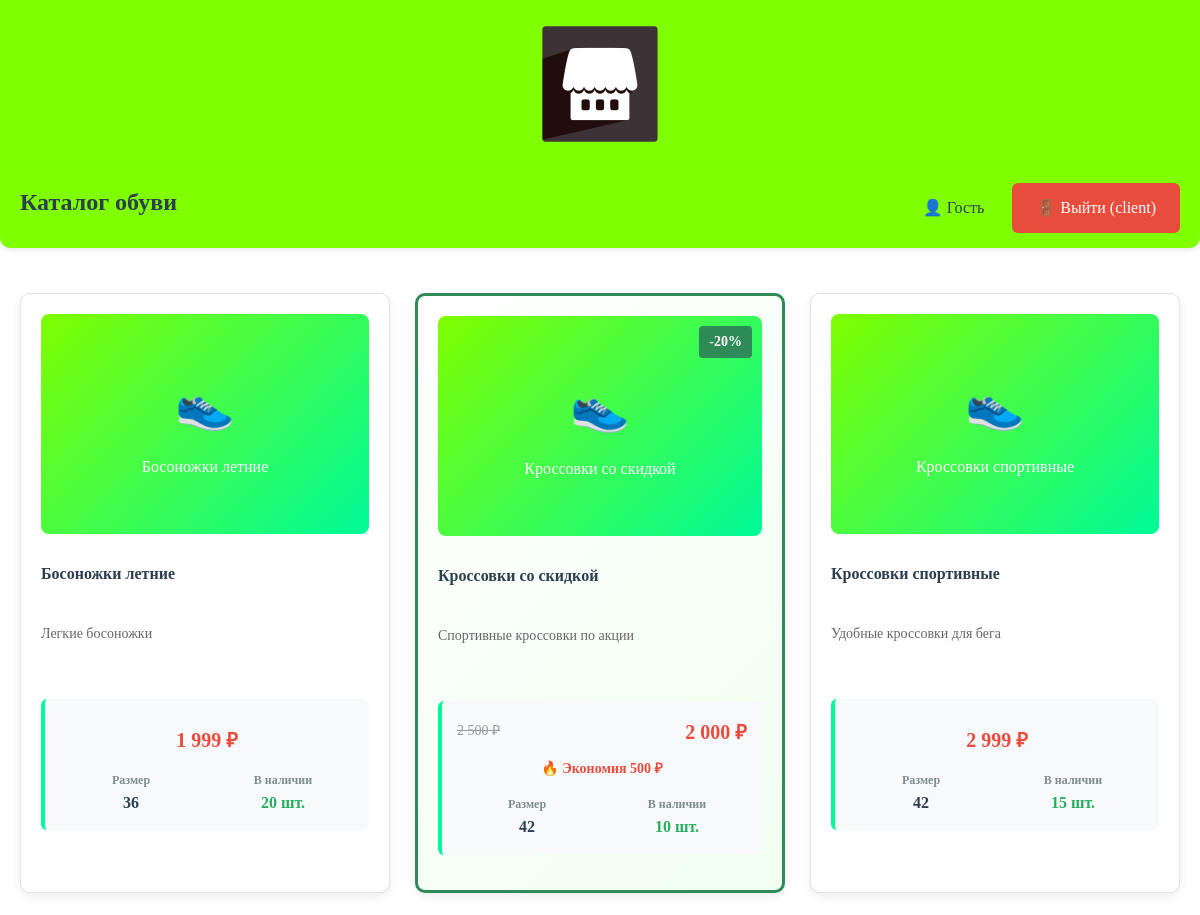
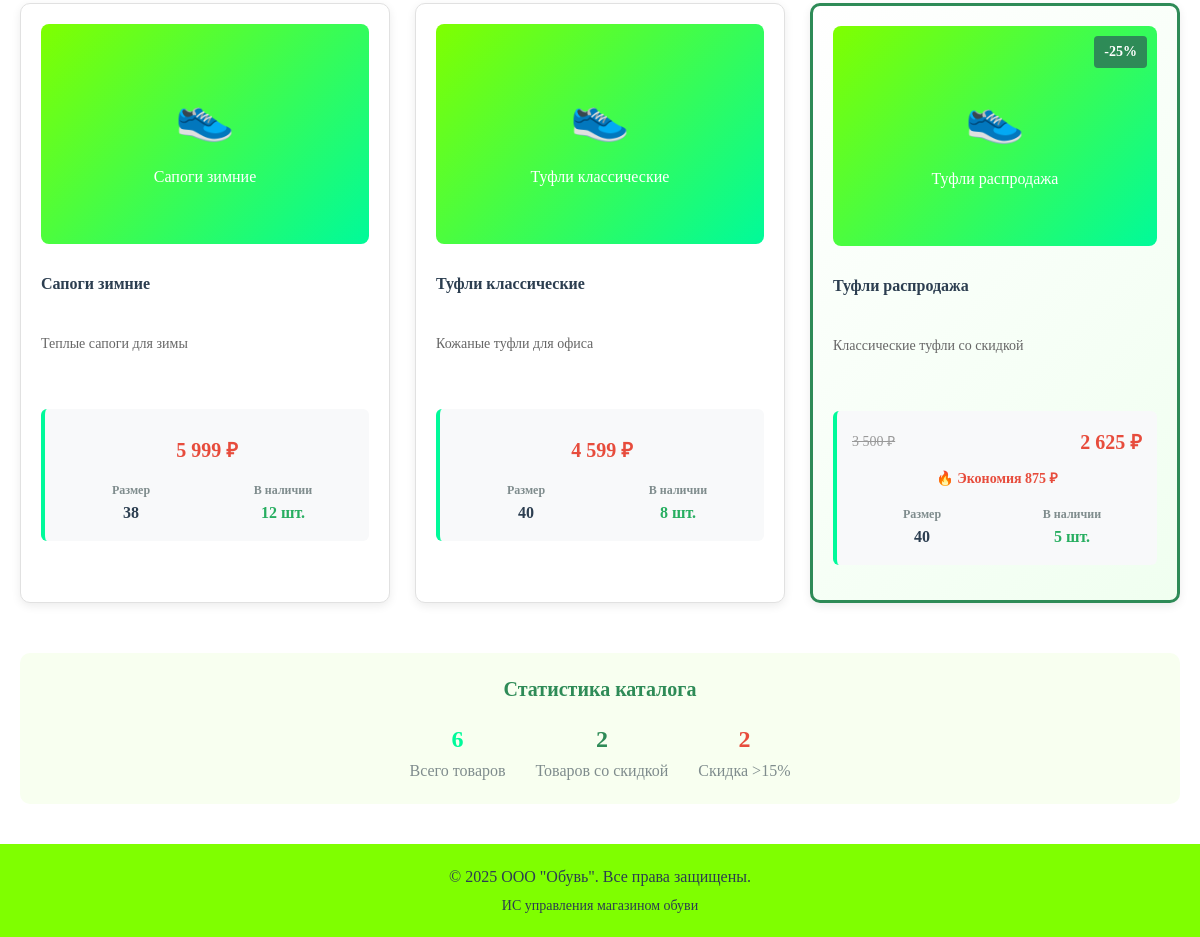
Page /obuv_shop/products.php (signed in) on the committed database (2 pictures, top to bottom).
### tables this page shows
CREATE TABLE `products` (
  `id` int(11) NOT NULL,
  `name` varchar(255) NOT NULL,
  `description` text,
  `price` decimal(10,2) NOT NULL,
  `size` int(11) DEFAULT NULL,
  `quantity` int(11) DEFAULT '0',
  `image_path` varchar(255) DEFAULT NULL,
  `discount` int(11) DEFAULT '0'
);

### obuv_shop/products.php (the view, shortened to what this page needs)
<?php
include 'config.php';
$is_guest = isset($_GET['guest']) && $_GET['guest'] == 'true';
$user_role = $is_guest ? 'guest' : ($_SESSION['role'] ?? 'guest');
$sql = "SELECT * FROM products WHERE 1=1";
$params = [];
if ($user_role == 'manager' || $user_role == 'admin') {
    $sort = $_GET['sort'] ?? 'name_asc';
    switch ($sort) {
        case 'name_desc': $sql .= " ORDER BY name DESC"; break;
        case 'price_asc': $sql .= " ORDER BY price ASC"; break;
        case 'price_desc': $sql .= " ORDER BY price DESC"; break;
        default: $sql .= " ORDER BY name ASC"; break;
    }
} else {
    $sql .= " ORDER BY name ASC";
}
$stmt = $pdo->prepare($sql);
$stmt->execute($params);
$products = $stmt->fetchAll();
?>
<!DOCTYPE html>
<html lang="ru">
<head>
    <link rel="stylesheet" href="style.css">
</head>
<body>
    <div class="header">
        <img src="images/logo.png" alt="ООО Обувь" class="logo" onerror="this.style.display='none'; document.getElementById('logo-text').style.display='block';">
    </div>
    <div class="nav">
        <?php if ($is_guest || $user_role == 'client'): ?>
            <h2>Каталог обуви</h2>
        <?php elseif ($user_role == 'manager'): ?>
            <h2>Панель менеджера - Каталог обуви</h2>
        <?php elseif ($user_role == 'admin'): ?>
            <h2>Панель администратора - Каталог обуви</h2>
        <?php endif; ?>
        <div class="nav-links">
            <a href="products.php?guest=true" class="btn btn-secondary">👤 Гость</a>
            <?php if (!$is_guest): ?>
                <a href="logout.php" class="btn btn-danger">🚪 Выйти (<?= $_SESSION['login'] ?>)</a>
            <?php else: ?>
                <a href="login.php" class="btn btn-primary">🔑 Войти</a>
            <?php endif; ?>
        </div>
    </div>
    <div class="products-grid">
        <?php if (empty($products)): ?>
            <div style="grid-column: 1 / -1; text-align: center; padding: 60px 20px;">
                <h3 style="color: #7f8c8d; margin-bottom: 20px;">Товары не найдены</h3>
                <p style="color: #95a5a6; margin-bottom: 30px;">Попробуйте изменить параметры поиска или фильтры</p>
                <a href="products.php" class="btn btn-primary">Показать все товары</a>
            </div>
        <?php else: ?>
            <?php foreach ($products as $product): ?>
            <?php
            $discounted_price = $product['price'];
            if (isset($product['discount']) && $product['discount'] > 0) {
                $discounted_price = $product['price'] * (1 - $product['discount'] / 100);
            }
            ?>
            <div class="product-card <?= (isset($product['discount']) && $product['discount'] > 15) ? 'discount-high' : '' ?>">
                <div class="product-image" style="position: relative;">
                    <?php if (isset($product['discount']) && $product['discount'] > 0): ?>
                        <div class="discount-badge">
                            -<?= $product['discount'] ?>%
                        </div>
                    <?php endif; ?>
                    <?php
                    $image_path = $product['image_path'];
                    ?>
                    <?php if (!empty($image_path) && file_exists($_SERVER['DOCUMENT_ROOT'] . '/' . ltrim($image_path, '/'))): ?>
                        <img src="<?= $image_path ?>"
                             alt="<?= htmlspecialchars($product['name']) ?>"
                             style="width: 100%; height: 220px; object-fit: cover; border-radius: 8px;">
                    <?php else: ?>
                        <div style="width: 100%; height: 220px; background: linear-gradient(135deg, #7FFF00 0%, #00FA9A 100%); border-radius: 8px; display: flex; flex-direction: column; align-items: center; justify-content: center; color: white; font-size: 16px;">
                            <div style="font-size: 48px; margin-bottom: 10px;">👟</div>
                            <div style="text-align: center; padding: 0 10px;"><?= htmlspecialchars($product['name']) ?></div>
                        </div>
                    <?php endif; ?>
                </div>
                <div class="product-info">
                    <h4 style="margin: 0 0 10px 0; color: #2c3e50; min-height: 50px; line-height: 1.3;">
                        <?= htmlspecialchars($product['name']) ?>
                    </h4>
                    <p style="color: #666; font-size: 14px; margin: 0 0 15px 0; line-height: 1.4; min-height: 60px;">
                        <?= htmlspecialchars($product['description']) ?>
                    </p>
                    <div class="product-meta">
                        <?php if (isset($product['discount']) && $product['discount'] > 0): ?>
                            <div style="display: flex; justify-content: space-between; align-items: center; margin-bottom: 10px;">
                                <span class="original-price">
                                    <?= number_format($product['price'], 0, '', ' ') ?> ₽
                                </span>
                                <span style="color: #e74c3c; font-weight: bold; font-size: 20px;">
                                    <?= number_format($discounted_price, 0, '', ' ') ?> ₽
                                </span>
                            </div>
                            <div class="hot-deal" style="text-align: center; margin: 10px 0;">
                                🔥 Экономия <?= number_format($product['price'] - $discounted_price, 0, '', ' ') ?> ₽
                            </div>
                        <?php else: ?>
                            <div class="product-price" style="text-align: center; margin: 10px 0;">
                                <?= number_format($product['price'], 0, '', ' ') ?> ₽
                            </div>
                        <?php endif; ?>
                        <div style="display: grid; grid-template-columns: 1fr 1fr; gap: 10px; margin-top: 15px;">
                            <div style="text-align: center;">
                                <strong style="display: block; color: #7f8c8d; font-size: 12px;">Размер</strong>
                                <span style="font-weight: bold; color: #2c3e50;"><?= $product['size'] ?></span>
                            </div>
                            <div style="text-align: center;">
                                <strong style="display: block; color: #7f8c8d; font-size: 12px;">В наличии</strong>
                                <span style="font-weight: bold; color: <?= $product['quantity'] > 0 ? '#27ae60' : '#e74c3c' ?>;">
                                    <?= $product['quantity'] ?> шт.
                                </span>
                            </div>
                        </div>
                    </div>
                </div>
            </div>
            <?php endforeach; ?>
        <?php endif; ?>
    </div>
    <?php if (!empty($products)): ?>
    <div class="text-center mt-20 p-20" style="background-color: #f8fff0; border-radius: 10px; margin: 30px 20px;">
        <h3 style="color: #2E8B57; margin-bottom: 15px;">Статистика каталога</h3>
        <div style="display: flex; justify-content: center; gap: 30px; flex-wrap: wrap;">
            <div style="text-align: center;">
                <div style="font-size: 24px; font-weight: bold; color: #00FA9A;"><?= count($products) ?></div>
                <div style="color: #7f8c8d;">Всего товаров</div>
            </div>
            <?php
            $discounted_products = array_filter($products, function($product) {
                return isset($product['discount']) && $product['discount'] > 0;
            });
            ?>
            <div style="text-align: center;">
                <div style="font-size: 24px; font-weight: bold; color: #2E8B57;"><?= count($discounted_products) ?></div>
                <div style="color: #7f8c8d;">Товаров со скидкой</div>
            </div>
            <div style="text-align: center;">
                <?php
                $high_discount_products = array_filter($products, function($product) {
                    return isset($product['discount']) && $product['discount'] > 15;
                });
                ?>
                <div style="font-size: 24px; font-weight: bold; color: #e74c3c;"><?= count($high_discount_products) ?></div>
                <div style="color: #7f8c8d;">Скидка >15%</div>
            </div>
        </div>
    </div>
    <?php endif; ?>
    <div class="text-center mt-20 p-20" style="background-color: #7FFF00; margin-top: 40px;">
        <p style="margin: 0; color: #2c3e50;">&copy; 2025 ООО "Обувь". Все права защищены.</p>
        <p style="margin: 5px 0 0; color: #2c3e50; font-size: 14px;">ИС управления магазином обуви</p>
    </div>
</body>
</html>

### obuv_shop/style.css (style rules this page uses)
* { margin: 0; padding: 0; box-sizing: border-box; }
body { font-family: "Times New Roman", Times, serif; background-color: #FFFFFF; color: #333333; line-height: 1.6; }
h1, h2, h3, h4, h5, h6 { font-family: "Times New Roman", Times, serif; color: #2c3e50; margin-bottom: 15px; }
h2 { font-size: 24px; color: #2E8B57; }
h3 { font-size: 20px; color: #2c3e50; }
p { margin-bottom: 15px; font-size: 16px; }
.header { background-color: #7FFF00; padding: 20px 0; text-align: center; box-shadow: 0 2px 10px rgba(0,0,0,0.1); }
.logo { max-width: 250px; height: auto; display: block; margin: 0 auto; }
.nav { background-color: #7FFF00; padding: 15px 20px; margin-bottom: 25px; border-radius: 0 0 10px 10px; box-shadow: 0 2px 5px rgba(0,0,0,0.1); }
.nav h2 { display: inline-block; margin: 0; color: #2c3e50; }
.nav-links { float: right; }
.btn { display: inline-block; padding: 12px 24px; border: none; border-radius: 6px; font-family: "Times New Roman", Times, serif; font-size: 16px; text-decoration: none; cursor: pointer; transition: all 0.3s ease; text-align: center; }
.btn-secondary { background-color: #7FFF00; color: #2c3e50; }
.btn-danger { background-color: #e74c3c; color: white; }
.products-grid { display: grid; grid-template-columns: repeat(auto-fill, minmax(300px, 1fr)); gap: 25px; padding: 20px; }
.product-card { background: white; border: 1px solid #e1e1e1; border-radius: 10px; padding: 20px; transition: all 0.3s ease; box-shadow: 0 3px 10px rgba(0,0,0,0.08); }
.product-image { text-align: center; margin-bottom: 15px; }
.product-info { padding: 15px 0; }
.product-price { font-size: 20px; font-weight: bold; color: #e74c3c; margin: 10px 0; }
.product-meta { background-color: #f8f9fa; padding: 15px; border-radius: 6px; border-left: 4px solid #00FA9A; }
.discount-high { background-color: #2E8B57 !important; color: white !important; }
.discount-badge { background-color: #2E8B57; color: white; padding: 5px 10px; border-radius: 4px; font-size: 14px; font-weight: bold; position: absolute; top: 10px; right: 10px; }
.text-center { text-align: center; }
.mt-20 { margin-top: 20px; }
.p-20 { padding: 20px; }

### obuv_shop/products.php (style rules this page uses)
.discount-badge { background-color: #2E8B57; color: white; padding: 5px 10px; border-radius: 4px; font-size: 14px; font-weight: bold; position: absolute; top: 10px; right: 10px; z-index: 2; }
.original-price { text-decoration: line-through; color: #999; font-size: 14px; }
.discount-high { border: 3px solid #2E8B57 !important; background: linear-gradient(135deg, #ffffff 0%, #f0fff0 100%); }
.hot-deal { color: #e74c3c; font-weight: bold; font-size: 14px; }

### rows in the picture
products: name "Босоножки летние", description "Легкие босоножки", price "1 999", size "36", quantity "20"
products: discount "20", name "Кроссовки со скидкой", description "Спортивные кроссовки по акции", price "2 500", discounted_price "2 000", $product['price'] - $discounted_price "500", size "42", quantity "10"
products: name "Кроссовки спортивные", description "Удобные кроссовки для бега", price "2 999", size "42", quantity "15"
products: name "Сапоги зимние", description "Теплые сапоги для зимы", price "5 999", size "38", quantity "12"
products: name "Туфли классические", description "Кожаные туфли для офиса", price "4 599", size "40", quantity "8"
products: discount "25", name "Туфли распродажа", description "Классические туфли со скидкой", price "3 500", discounted_price "2 625", $product['price'] - $discounted_price "875", size "40", quantity "5"

### other values in the picture
$_SESSION['login'] "client"
count($products) "6"
count($discounted_products) "2"
count($high_discount_products) "2"
